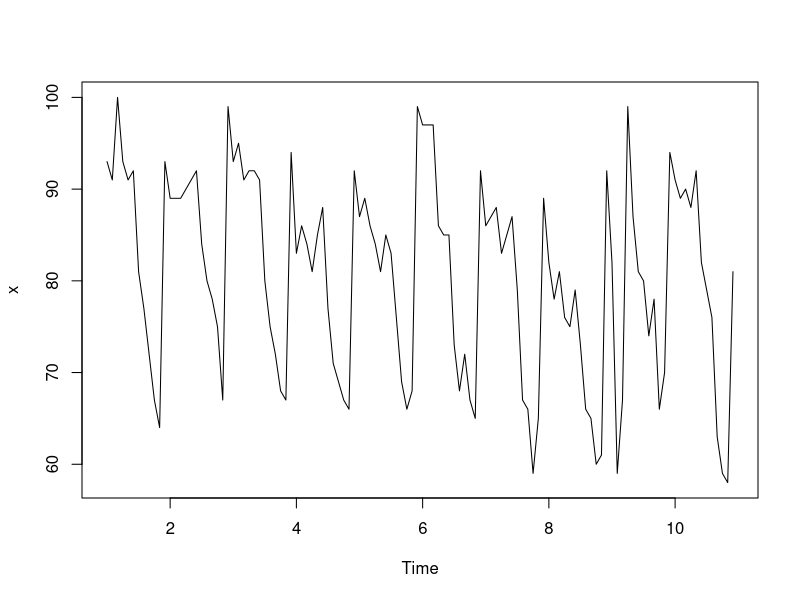
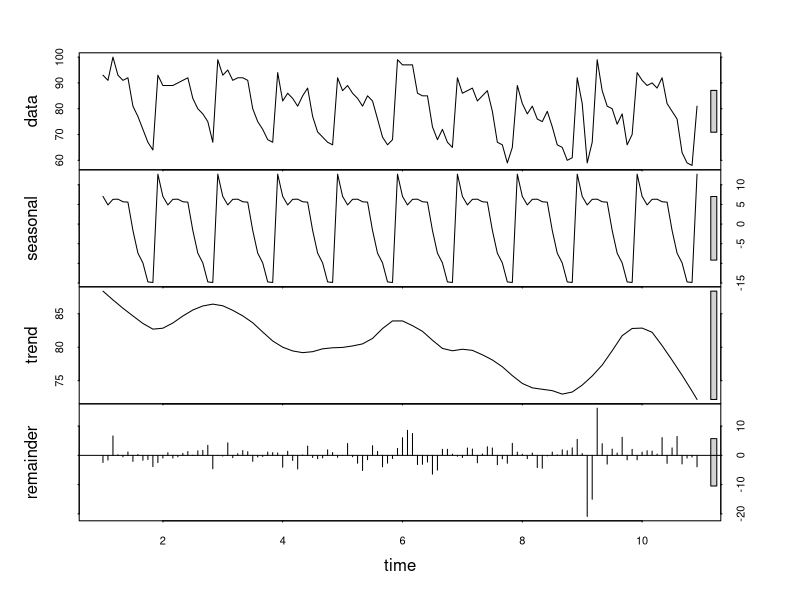

Source code (R) for these figures, in order:
library(forecast)
library(ggplot2)
library(readr)

art <- c("               __", "              / _)", "     _.----._/ /", 
         "    / melanie /", " __/ (  | (  |", "/__.-'|_|--|_|")
cat(art, sep = "\n")

df <- read_csv('data.csv', skip=2)
#Rename data.csv above to something descriptive like keyword_timeperiod_US.csv
#Also name the file you download from Google trends to this.

summary(df)
head(df)
colnames(df) <- c('month','rel_popularity')
head(df)

x <- ts(df$rel_popularity, frequency = 12)
#Be leery of frequecy. Shorter times periods downloaded from Google trends report in weeks.
#In the case of weeks, set frequency = 52
plot(x)
stl(x, "periodic")
decomposed <- stl(x, s.window="periodic")
plot(decomposed)
